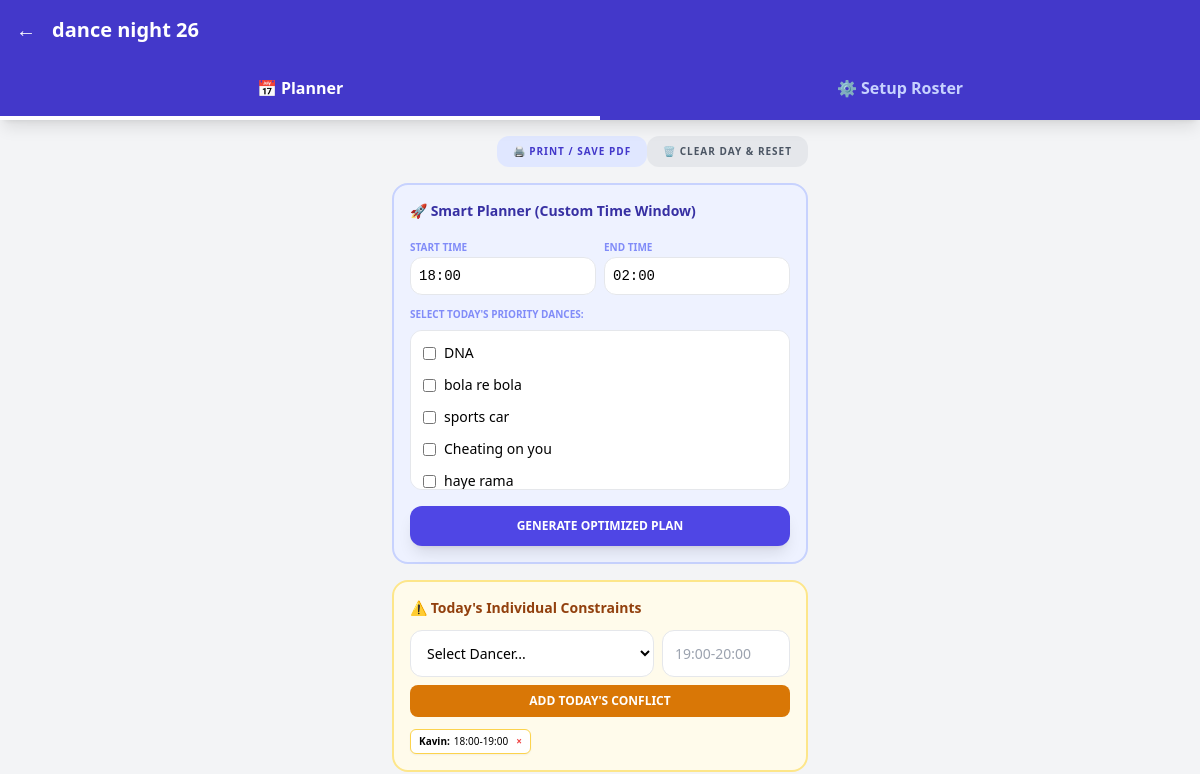
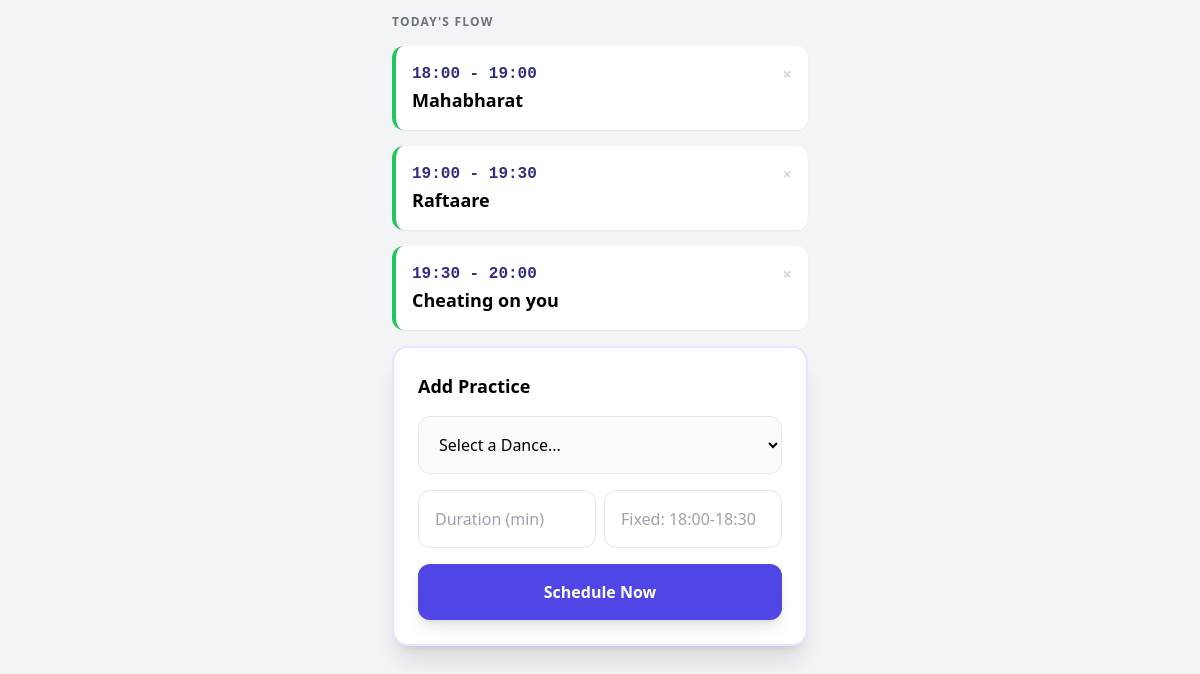
Before: /event/1 with the older database file (2 pictures, top to bottom).
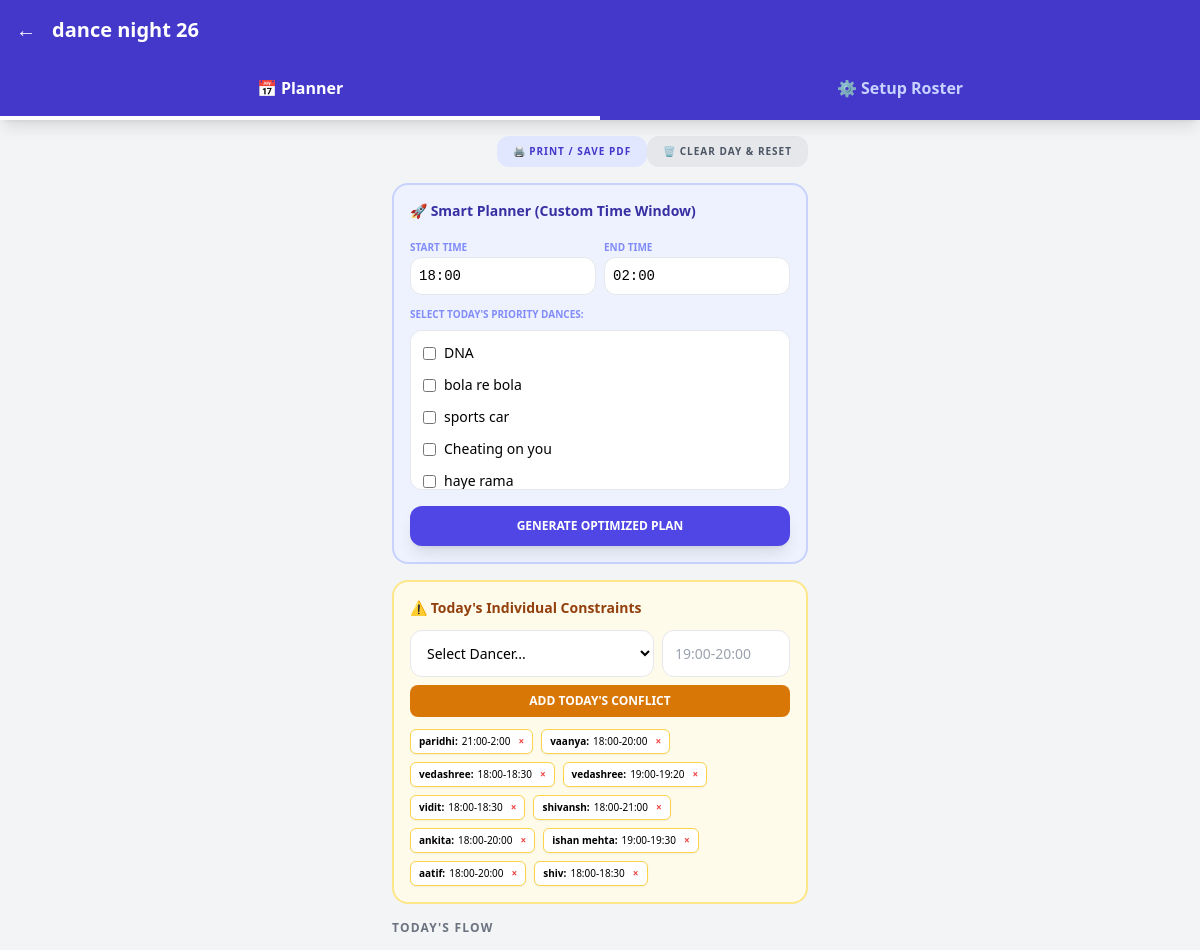
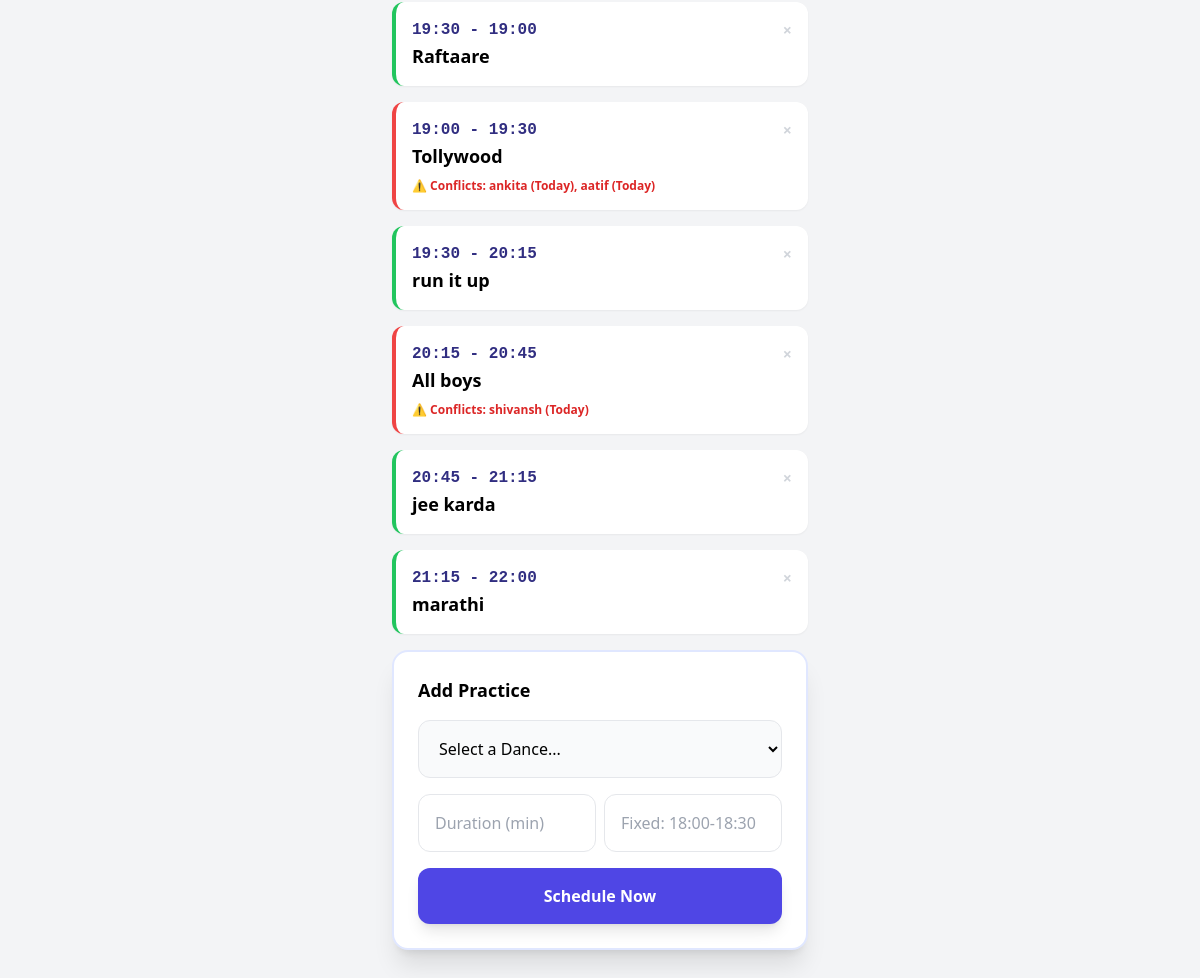
After: the same page with the newer database file (2 pictures, top to bottom).
### app/models.py (models this page shows)
class Dance(Base):
    __tablename__ = "dances"
    id = Column(Integer, primary_key=True, index=True)
    name = Column(String)
    member_ids = Column(JSON, default=[])
    event_id = Column(Integer, ForeignKey("events.id"))
    event = relationship("Event", back_populates="dances")
    sessions = relationship("Session", back_populates="dance", cascade="all, delete-orphan")

class DailyConstraint(Base):
    __tablename__ = "daily_constraints"
    id = Column(Integer, primary_key=True, index=True)
    dancer_id = Column(Integer, ForeignKey("dancers.id"))
    time_range = Column(String)
    event_id = Column(Integer, ForeignKey("events.id"))
    dancer = relationship("Dancer")

class Dancer(Base):
    __tablename__ = "dancers"
    id = Column(Integer, primary_key=True, index=True)
    name = Column(String)
    busy_times = Column(JSON)
    event_id = Column(Integer, ForeignKey("events.id"))
    event = relationship("Event", back_populates="dancers")

### app/main.py (the view)
@app.get("/event/{event_id}", response_class=HTMLResponse)
async def view_event(event_id: int, request: Request, db: Session = Depends(database.get_db)):
    event = db.query(models.Event).filter(models.Event.id == event_id).first()
    dances = db.query(models.Dance).filter(models.Dance.event_id == event_id).all()
    dancers = db.query(models.Dancer).filter(models.Dancer.event_id == event_id).all()
    sessions = db.query(models.Session).filter(models.Session.event_id == event_id).all()
    daily_constraints = db.query(models.DailyConstraint).filter(models.DailyConstraint.event_id == event_id).all()
    start_time_str = event.start_time if event and event.start_time else "18:00"
    full_schedule = engine.calculate_full_schedule(sessions, dancers, daily_constraints, start_time_str=start_time_str)
    return templates.TemplateResponse("event.html", {
        "request": request, "event": event, "dances": dances,
        "dancers": dancers, "schedule": full_schedule,
        "daily_constraints": daily_constraints
    })

### app/templates/event.html (shortened to what the changed rows need)
<!DOCTYPE html>
<html lang="en">
<head>
    <script src="https://cdn.tailwindcss.com"></script>
</head>
<body class="bg-gray-100 pb-24">
    <div class="bg-indigo-700 shadow-lg sticky top-0 z-50">
        <div class="p-4 text-white flex items-center">
            <h1 class="text-xl font-bold">{{ event.name }}</h1>
        </div>
    </div>
    <div class="max-w-md mx-auto p-4">
        <div id="planner-section" class="space-y-4">
            <div class="bg-indigo-50 p-4 rounded-2xl border-2 border-indigo-200">
                <form action="/event/{{ event.id }}/auto_generate" method="post">
                    <div class="grid grid-cols-1 gap-1 mb-4 max-h-40 overflow-y-auto p-2 bg-white rounded-xl border">
                        {% for d in dances %}
                        <label class="flex items-center space-x-2 text-sm p-1 hover:bg-indigo-50 rounded">
                            <input type="checkbox" name="priority_ids" value="{{ d.id }}" class="rounded text-indigo-600">
                            <span>{{ d.name }}</span>
                        </label>
                        {% endfor %}
                    </div>
                </form>
            </div>
            <div class="bg-amber-50 p-4 rounded-2xl border-2 border-amber-200 mb-6">
                <div class="mt-3 flex flex-wrap gap-2">
                    {% for c in daily_constraints %}
                    <div class="bg-white px-2 py-1 rounded-md border border-amber-300 text-[10px] flex items-center shadow-sm">
                        <span class="font-bold mr-1">{{ c.dancer.name }}:</span> {{ c.time_range }}
                        <form action="/event/{{ event.id }}/delete_constraint/{{ c.id }}" method="post" class="ml-2">
                            <button type="submit" class="text-red-500 font-black">×</button>
                        </form>
                    </div>
                    {% endfor %}
                </div>
            </div>
            <h2 class="text-xs font-bold text-gray-500 uppercase tracking-widest">Today's Flow</h2>
            <div id="sortable-sessions" class="space-y-4">
                {% for item in schedule %}
                <div data-id="{{ item.session_id }}" class="bg-white p-4 rounded-xl shadow-sm border-l-4 cursor-move {% if item.conflicts %} border-red-500 {% else %} border-green-500 {% endif %}">
                    <div class="flex justify-between items-center">
                        <span class="font-mono font-bold text-indigo-900">{{ item.start }} - {{ item.end }}</span>
                        <div class="flex gap-2">
                            <form action="/event/{{ event.id }}/delete_session/{{ item.session_id }}" method="post">
                                <button type="submit" class="text-gray-300 hover:text-red-500 font-bold">×</button>
                            </form>
                        </div>
                    </div>
                    <h3 class="text-lg font-bold">{{ item.name }}</h3>
                    {% if item.conflicts %}
                    <p class="text-xs text-red-600 font-bold mt-2">⚠️ Conflicts: {{ item.conflicts|join(', ') }}</p>
                    {% endif %}
                </div>
                {% endfor %}
            </div>
        </div>
    </div>
</body>
</html>

Changed rows visible on the page:
no longer on one of the page's lists (row unchanged): Dance: name "Cheating on you"
no longer on this page (row unchanged): Dance: start "18:00", end "19:00", name "Mahabharat", shown under "TODAY'S FLOW"
changed DailyConstraint: dancer.name "Kavin" → "paridhi"; time_range "18:00-19:00" → "21:00-2:00"
added DailyConstraint: dancer.name "vaanya", time_range "18:00-20:00"
added DailyConstraint: dancer.name "vedashree", time_range "18:00-18:30"
added DailyConstraint: dancer.name "vedashree", time_range "19:00-19:20"
added DailyConstraint: dancer.name "vidit", time_range "18:00-18:30"
added DailyConstraint: dancer.name "shivansh", time_range "18:00-21:00"
added DailyConstraint: dancer.name "ankita", time_range "18:00-20:00"
added DailyConstraint: dancer.name "ishan mehta", time_range "19:00-19:30"
added DailyConstraint: dancer.name "aatif", time_range "18:00-20:00"
added DailyConstraint: dancer.name "shiv", time_range "18:00-18:30"
computed for Dance "Raftaare": start "19:00" → "19:30"; end "19:30" → "19:00"
now on this page (row unchanged): Dance: start "19:00", end "19:30", name "Tollywood", conflicts "ankita (Today), aatif (Today)", shown under "TODAY'S FLOW"
now on this page (row unchanged): Dance: start "19:30", end "20:15", name "run it up", shown under "TODAY'S FLOW"
now on this page (row unchanged): Dance: start "20:15", end "20:45", name "All boys", conflicts "shivansh (Today)", shown under "TODAY'S FLOW"
now on this page (row unchanged): Dance: start "20:45", end "21:15", name "jee karda", shown under "TODAY'S FLOW"
now on this page (row unchanged): Dance: start "21:15", end "22:00", name "marathi", shown under "TODAY'S FLOW"
